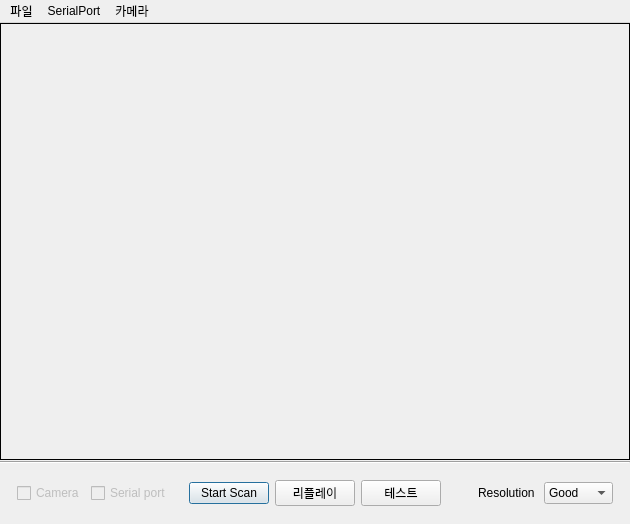
<?xml version="1.0" encoding="UTF-8"?>
<ui version="4.0">
 <class>MainWindow</class>
 <widget class="QMainWindow" name="MainWindow">
  <property name="geometry">
   <rect>
    <x>0</x>
    <y>0</y>
    <width>630</width>
    <height>524</height>
   </rect>
  </property>
  <property name="windowTitle">
   <string>Axiscan3D</string>
  </property>
  <property name="autoFillBackground">
   <bool>false</bool>
  </property>
  <property name="styleSheet">
   <string notr="true"/>
  </property>
  <widget class="QWidget" name="centralWidget">
   <layout class="QVBoxLayout" name="verticalLayout">
    <property name="spacing">
     <number>1</number>
    </property>
    <property name="leftMargin">
     <number>0</number>
    </property>
    <property name="topMargin">
     <number>0</number>
    </property>
    <property name="rightMargin">
     <number>0</number>
    </property>
    <property name="bottomMargin">
     <number>0</number>
    </property>
    <item>
     <widget class="MainWidget" name="widget" native="true">
      <property name="sizePolicy">
       <sizepolicy hsizetype="Expanding" vsizetype="Expanding">
        <horstretch>0</horstretch>
        <verstretch>0</verstretch>
       </sizepolicy>
      </property>
      <property name="minimumSize">
       <size>
        <width>0</width>
        <height>0</height>
       </size>
      </property>
      <property name="cursor">
       <cursorShape>OpenHandCursor</cursorShape>
      </property>
      <property name="autoFillBackground">
       <bool>false</bool>
      </property>
      <property name="styleSheet">
       <string notr="true">border: 1px solid black</string>
      </property>
     </widget>
    </item>
    <item>
     <widget class="Line" name="line">
      <property name="orientation">
       <enum>Qt::Horizontal</enum>
      </property>
     </widget>
    </item>
    <item>
     <layout class="QHBoxLayout" name="horizontalLayout">
      <property name="spacing">
       <number>6</number>
      </property>
      <property name="leftMargin">
       <number>17</number>
      </property>
      <property name="topMargin">
       <number>15</number>
      </property>
      <property name="rightMargin">
       <number>17</number>
      </property>
      <property name="bottomMargin">
       <number>18</number>
      </property>
      <item>
       <widget class="QCheckBox" name="Camera_check">
        <property name="enabled">
         <bool>false</bool>
        </property>
        <property name="mouseTracking">
         <bool>false</bool>
        </property>
        <property name="text">
         <string>Camera</string>
        </property>
        <property name="checkable">
         <bool>true</bool>
        </property>
       </widget>
      </item>
      <item>
       <widget class="QCheckBox" name="Serial_check">
        <property name="enabled">
         <bool>false</bool>
        </property>
        <property name="mouseTracking">
         <bool>false</bool>
        </property>
        <property name="text">
         <string>Serial port</string>
        </property>
        <property name="checkable">
         <bool>true</bool>
        </property>
       </widget>
      </item>
      <item>
       <spacer name="horizontalSpacer_4">
        <property name="orientation">
         <enum>Qt::Horizontal</enum>
        </property>
        <property name="sizeHint" stdset="0">
         <size>
          <width>20</width>
          <height>20</height>
         </size>
        </property>
       </spacer>
      </item>
      <item>
       <widget class="QPushButton" name="scanButton">
        <property name="focusPolicy">
         <enum>Qt::StrongFocus</enum>
        </property>
        <property name="text">
         <string>Start Scan</string>
        </property>
        <property name="default">
         <bool>true</bool>
        </property>
       </widget>
      </item>
      <item>
       <widget class="QPushButton" name="pushButton">
        <property name="text">
         <string>리플레이</string>
        </property>
       </widget>
      </item>
      <item>
       <widget class="QPushButton" name="testButton">
        <property name="text">
         <string>테스트</string>
        </property>
       </widget>
      </item>
      <item>
       <spacer name="horizontalSpacer">
        <property name="orientation">
         <enum>Qt::Horizontal</enum>
        </property>
        <property name="sizeHint" stdset="0">
         <size>
          <width>40</width>
          <height>20</height>
         </size>
        </property>
       </spacer>
      </item>
      <item>
       <widget class="QLabel" name="label">
        <property name="autoFillBackground">
         <bool>true</bool>
        </property>
        <property name="text">
         <string>Resolution </string>
        </property>
       </widget>
      </item>
      <item>
       <widget class="QComboBox" name="resolutionComboBox">
        <property name="focusPolicy">
         <enum>Qt::TabFocus</enum>
        </property>
        <property name="currentText">
         <string>Good</string>
        </property>
        <property name="currentIndex">
         <number>1</number>
        </property>
        <item>
         <property name="text">
          <string>Best</string>
         </property>
        </item>
        <item>
         <property name="text">
          <string>Good</string>
         </property>
        </item>
        <item>
         <property name="text">
          <string>Normal</string>
         </property>
        </item>
        <item>
         <property name="text">
          <string>Poor</string>
         </property>
        </item>
       </widget>
      </item>
     </layout>
    </item>
   </layout>
  </widget>
  <widget class="QMenuBar" name="menuBar">
   <property name="geometry">
    <rect>
     <x>0</x>
     <y>0</y>
     <width>630</width>
     <height>21</height>
    </rect>
   </property>
   <property name="defaultUp">
    <bool>true</bool>
   </property>
   <widget class="QMenu" name="menuSerialPort">
    <property name="title">
     <string>SerialPort</string>
    </property>
    <addaction name="actionPort1"/>
   </widget>
   <widget class="QMenu" name="menuCamera">
    <property name="title">
     <string>카메라</string>
    </property>
   </widget>
   <widget class="QMenu" name="menuFile">
    <property name="title">
     <string>파일</string>
    </property>
   </widget>
   <addaction name="menuFile"/>
   <addaction name="menuSerialPort"/>
   <addaction name="menuCamera"/>
  </widget>
  <action name="actionPort1">
   <property name="text">
    <string>시리얼포트</string>
   </property>
  </action>
  <action name="actionOpenPointCloud">
   <property name="text">
    <string>Open PointCloud...</string>
   </property>
  </action>
 </widget>
 <layoutdefault spacing="6" margin="11"/>
 <customwidgets>
  <customwidget>
   <class>MainWidget</class>
   <extends>QWidget</extends>
   <header>mainwidget.h</header>
   <container>1</container>
  </customwidget>
 </customwidgets>
 <resources/>
 <connections/>
</ui>
